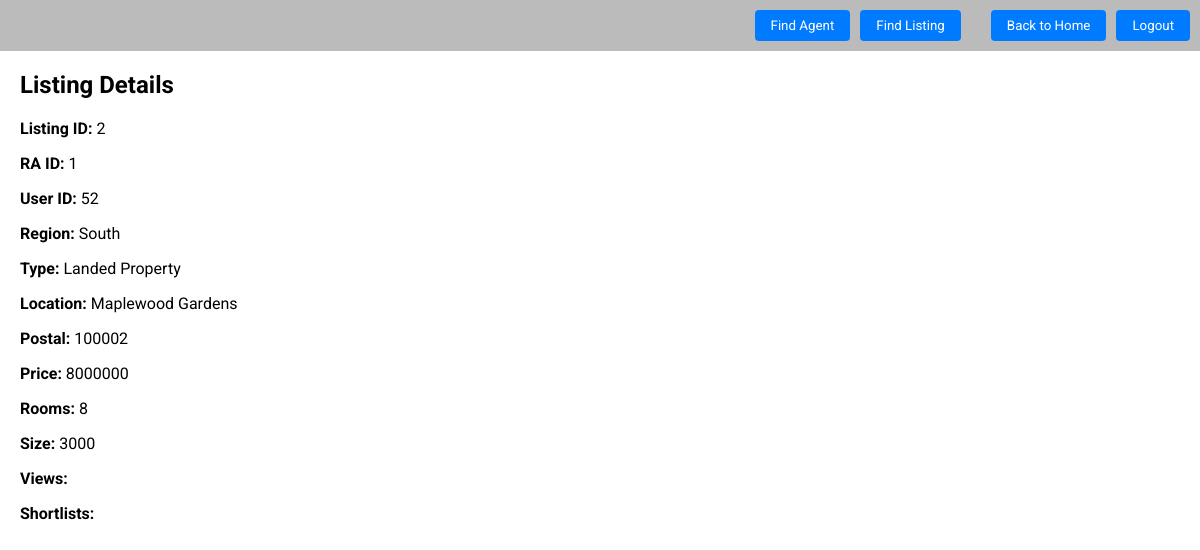
Page /Boundary/seller/view_listing.php?listing_id=2 on the earlier database version.
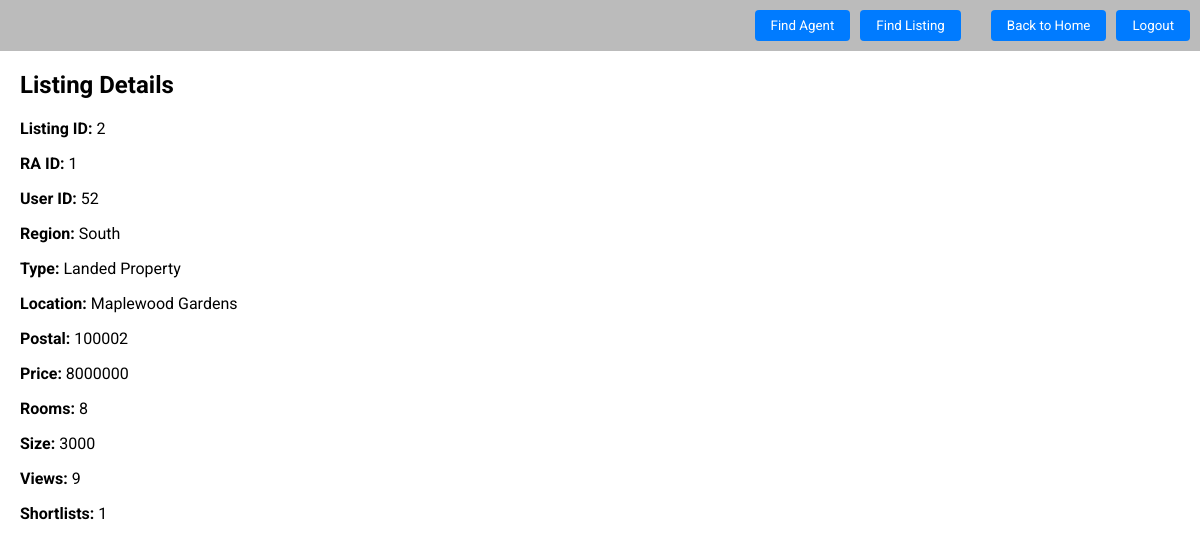
Same page on the later database version.
### tables this page shows
CREATE TABLE `listing` (
  `listing_id` int(11) NOT NULL,
  `ra_id` int(11) NOT NULL,
  `user_id` int(11) NOT NULL,
  `region` enum('North','South','East','West','Central') NOT NULL,
  `type` enum('Condominium','Landed Property','HDB Flat') NOT NULL,
  `location` text NOT NULL,
  `postal` int(6) NOT NULL,
  `price` int(11) NOT NULL,
  `rooms` int(1) NOT NULL,
  `size` int(11) NOT NULL,
  `views` int(11) DEFAULT NULL,
  `shortlists` int(11) DEFAULT NULL
);

### Control/seller/view_listing_controller.php (called while the page is built)
<?php
require_once('../../Database/db_conn.php');
require_once('../../Entity/listing.php');
class ViewListingController {
    private $Listing;
    public function __construct($conn) {
        $this->Listing = new Listing($conn);
    }
    public function getListingByListingID($listing_id) {
        return $this->Listing->getListingByListingID($listing_id);
    }
}
$viewListingController = new ViewListingController($conn);
?>

### Entity/listing.php (called while the page is built, shortened)
<?php
class Listing {
    private $conn;
    public function __construct($conn) {
        $this->conn = $conn;
    }
    public function getListingByListingID($listing_id) {
        $sql = "SELECT * FROM listing WHERE listing_id = ?";
        $stmt = $this->conn->prepare($sql);
        $stmt->bind_param("i", $listing_id);
        $stmt->execute();
        $result = $stmt->get_result();
        return $result->fetch_assoc();
    }
}
?>

### Boundary/seller/view_listing.php (the view, shortened to what this page needs)
<?php
include "header.php";
include "../../Control/seller/view_listing_controller.php";
if(isset($_GET['listing_id'])) {
    $listing_id = $_GET['listing_id'];
    $listing = $viewListingController->getListingByListingID($listing_id);
    if($listing) {
?>
<!DOCTYPE html>
<html lang="en">
<head>
</head>
<body>
    <div class="container">
        <h2 class="title">Listing Details</h2>
        <div class="listing-details">
            <p><strong>Listing ID:</strong> <?php echo $listing['listing_id']; ?></p>
            <p><strong>RA ID:</strong> <?php echo $listing['ra_id']; ?></p>
            <p><strong>User ID:</strong> <?php echo $listing['user_id']; ?></p>
            <p><strong>Region:</strong> <?php echo $listing['region']; ?></p>
            <p><strong>Type:</strong> <?php echo $listing['type']; ?></p>
            <p><strong>Location:</strong> <?php echo $listing['location']; ?></p>
            <p><strong>Postal:</strong> <?php echo $listing['postal']; ?></p>
            <p><strong>Price:</strong> <?php echo $listing['price']; ?></p>
            <p><strong>Rooms:</strong> <?php echo $listing['rooms']; ?></p>
            <p><strong>Size:</strong> <?php echo $listing['size']; ?></p>
            <p><strong>Views:</strong> <?php echo $listing['views']; ?></p>
            <p><strong>Shortlists:</strong> <?php echo $listing['shortlists']; ?></p>
        </div>
    </div>
</body>
</html>
<?php
    } else {
        echo "<p>Listing not found.</p>";
    }
} else {
    echo "<p>Listing ID not provided.</p>";
}
?>

Differences in the rows shown:
changed listing "South": views (not shown) → "9"; shortlists (not shown) → "1"
